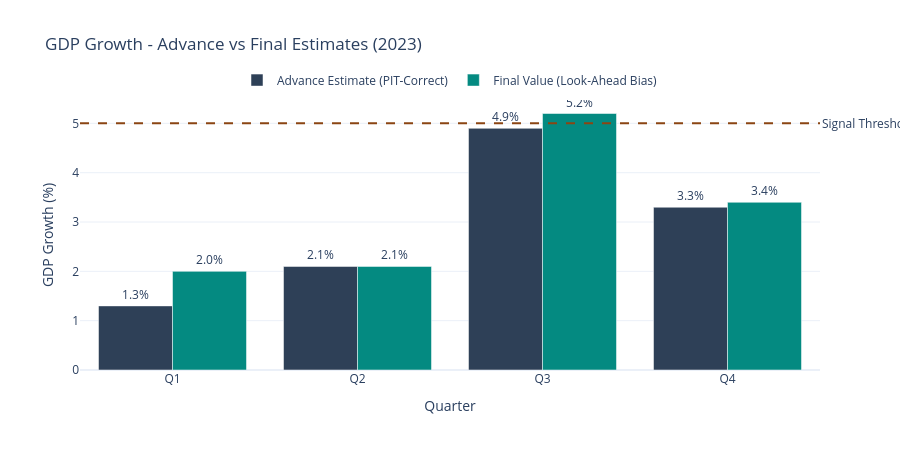

Notebook source saved alongside this figure:
### Code cell
fig_revision.update_layout(
    title="GDP Growth - Advance vs Final Estimates (2023)",
    barmode="group",
    yaxis_title="GDP Growth (%)",
    xaxis_title="Quarter",
    template="plotly_white",
    height=450,
    legend=dict(orientation="h", yanchor="bottom", y=1.02, xanchor="center", x=0.5),
)

fig_revision.show()

### Figure 1 — Plotly figure (JSON) as saved in the notebook; plotly's stock layout.template omitted (floating-point values rounded to 4 significant figures)
{"data": [{"marker": {"color": "#2E4057"}, "name": "Advance Estimate (PIT-Correct)", "text": ["1.3%", "2.1%", "4.9%", "3.3%"], "textposition": "outside", "type": "bar", "x": ["Q1", "Q2", "Q3", "Q4"], "y": [1.3, 2.1, 4.9, 3.3]}, {"marker": {"color": "#048A81"}, "name": "Final Value (Look-Ahead Bias)", "text": ["2.0%", "2.1%", "5.2%", "3.4%"], "textposition": "outside", "type": "bar", "x": ["Q1", "Q2", "Q3", "Q4"], "y": [2.0, 2.1, 5.2, 3.4]}], "layout": {"annotations": [{"showarrow": false, "text": "Signal Threshold (5%)", "x": 1, "xanchor": "left", "xref": "x domain", "y": 5.0, "yanchor": "middle", "yref": "y"}], "barmode": "group", "height": 450, "legend": {"orientation": "h", "x": 0.5, "xanchor": "center", "y": 1.02, "yanchor": "bottom"}, "shapes": [{"line": {"color": "#8B4513", "dash": "dash"}, "type": "line", "x0": 0, "x1": 1, "xref": "x domain", "y0": 5.0, "y1": 5.0, "yref": "y"}], "title": {"text": "GDP Growth - Advance vs Final Estimates (2023)"}, "xaxis": {"title": {"text": "Quarter"}}, "yaxis": {"title": {"text": "GDP Growth (%)"}}}}
